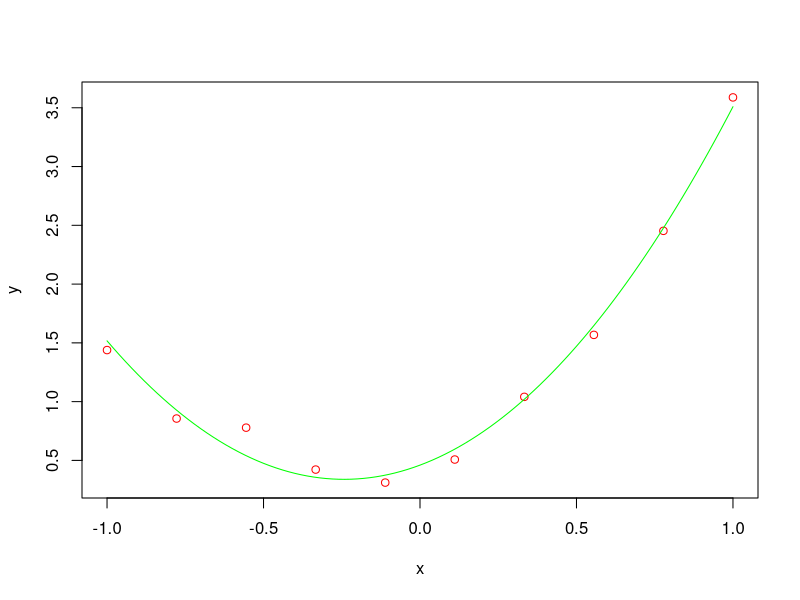

Recreate this plot in R.
# genlin.R  The general linear model

rm( list=ls() )

# set parameters
p <- 3    # number of independent variables in each sample
n <- 10   # number of samples

# make up some data using the linear model:  y = X*beta + eps
X <- matrix( rnorm(n*p), nrow=n )         # make up independent variables (X)
beta <- matrix( rnorm(p), nrow=p )        # make up regression coefficients (beta)
y <- X %*% beta + rnorm( n, sd=0.1 )      # compute dependent variables (y)

# now suppose we only have X and y.  we can solve the over-determined system
# of linear equations to estimate beta.  we implicitly use a sum-of-squares
# error measure.
betahat <- solve( t(X) %*% X ) %*% t(X) %*% y  # estimate beta
print( cbind( beta, betahat ) )           # compare true and estimated beta
# notice that we don't recover beta exactly.  this is OK, because the data
# are noisy -- we used rnorm() to generate y.

# repeat the above, using R's lm() function, which is numerically more stable
fit <- lm( y ~ X - 1 )                    # fit a linear model with y-intercept set to zero
betahat <- fit$coefficients               # get the regression coefficients
print( cbind( beta, betahat ) )           # check the solution

# lm() also returns confidence intervals for the coefficients, and much more
# information as well -- see ?lm and str( fit )
cint <- confint( fit, level=0.95 )

# note that even with the general linear model, we can model the dependent variable
# as a nonlinear function of the independent variables.  we just add new independent
# variables that are nonlinear functions of the initial independent variables.
# for example, we can model y as a quadratic function of x, as follows.

# make up some data
x <- seq( -1, 1, length.out=10 )
X <- cbind( rep( 1, length(x) ), x, x^2 )     # independent variables:  1, x, x^2
beta <- c( 0.5, 1, 2 )                        # coefficients
y <- X %*% beta + rnorm( length(x), sd=0.1 )  # dependent variables

# find regression coefficients
fit <- lm( y ~ X - 1 )
betahat <- fit$coefficients

# plot data and fitted curve
plot( x, y, type='p', col='red' )
curve( betahat[1] + betahat[2]*x + betahat[3]*x^2, col='green', xlim=c(-1,1), add=TRUE )
